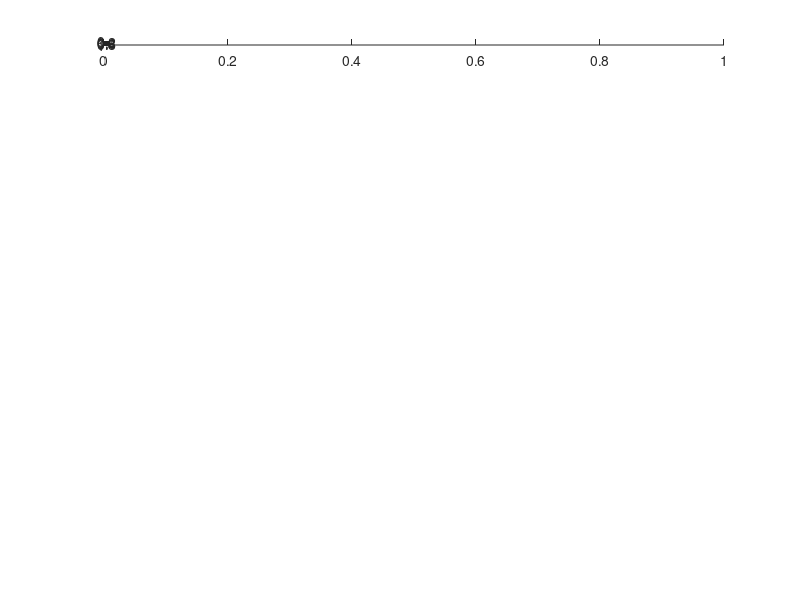

The MATLAB script that drew this image: (Note: this script raises an error after producing the figure.)
%% display some traces
rr = [584:603];
figure
for i=1:numel(rr)
    subplot(numel(rr),1,i)
    plot(tc(:,rr(i)))
    axis([1 154 -0.5 1])
    axis off tight  
end
%% Display Traces as image
figure(10);
imagesc(tc', [0, 1]);
%% Display Traces as image
figure(10);
imagesc(tcKeep', [0, 2]);
%imagesc(All_tcKeep', [0, 1]);
%% Keep all
clear tcKeep roisKeep;
tcKeep=tc;
roisKeep=roisGood;
%% Process 'Keeps'
clear tcKeep roisKeep;
j=1;
for i=1:size(ROI_keepToggles, 2)
    if ROI_keepToggles(i)==1;
        tcKeep(:,j)=tc(:,i);
        roisKeep(:,:,j)=roisGood(:,:,i);
        j=j+1;
    end
    if ROI_keepToggles(i)==0;
        j=j;
    end
end
%% ROI projection
ROIprojection = sum(roisKeep, 3);
figure; 
imagesc(ROIprojection);
axis('square', 'off');
colormap('gray');

figure; 
imagesc(ROIprojection);
axis('square', 'off');
colormap('gray');
colormap(flipud(colormap));
%% All
All_tcKeep = cat(2,tcKeep11, tcKeep21,tcKeep31,tcKeep41);
%% 
figure; 
imagesc(ROIprojection);
axis('square', 'off');
colormap('gray');
